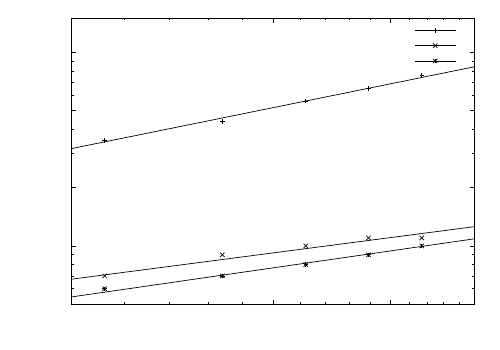

Reproduce this figure in gnuplot.
#!/usr/bin/gnuplot -persist
#set term x11
set term epslatex solid
set output 'H_V.tex'
set logscale x
set xlabel '$V$ (m$^3$/m$^2$/hr)'
set xrange [0.5:2.0]
set xtics add (0.5,1.5,2.0)
set xtics add ("" 1.1 1,"" 1.2 1,"" 1.3 1,"" 1.4 1,"" 1.5 1,"" 1.6 1,"" 1.7 1,"" 1.8 1,"" 1.9 1)
set logscale y
set ylabel offset 2,0 'H (m)'
set yrange [0.05:1.5]
set ytics add (0.05,0.2,0.5)
set style line 1 lt 1 pt 1 ps 1 lw 2
set style line 2 lt 2 pt 2 ps 1 lw 2
set style line 3 lt 3 pt 3 ps 1 lw 2
set style line 4 lt 4 pt 4 ps 1 lw 2
set style line 5 lt 5 pt 5 ps 1 lw 2
set style line 6 lt 7 pt 7 ps 1 lw 2
set style line 7 lt 8 pt 8 ps 1 lw 2
set style line 8 lt 9 pt 9 ps 1 lw 2
set style line 9 lt 10 pt 10 ps 1 lw 2
set style line 10 lt 11 pt 11 ps 1 lw 2
plot \
     'H_V.dat' u 1:2 notitle w p ls 1, \
     0.518*x**0.701 notitle w l ls 1, \
     1/0 t 'Filter 1 (Fine): $H=0.518V^{0.701}$, R$^2$=0.99' w lp ls 1, \
     'H_V.dat' u 1:3 notitle w p ls 2, \
     0.092*x**0.450 notitle w l ls 2, \
     1/0 t 'Filter 2 (Coarse): $H=0.092V^{0.450}$, R$^2$=0.95' w lp ls 2, \
     'H_V.dat' u 1:4 notitle w p ls 3, \
     0.077*x**0.498 notitle w l ls 3, \
     1/0 t 'Filter 3 (Mixed): $H=0.077V^{0.498}$, R$^2$=0.99' w lp ls 3
